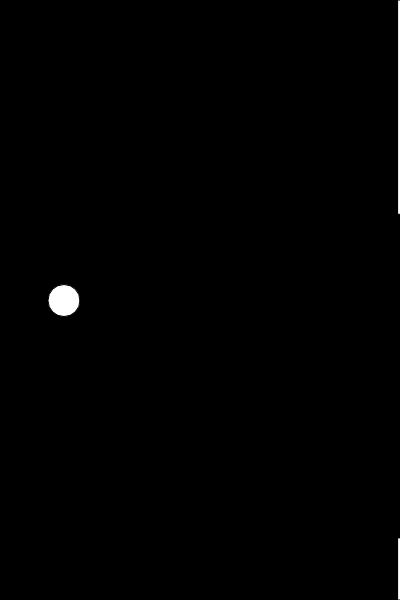
Frame 1 (no input)
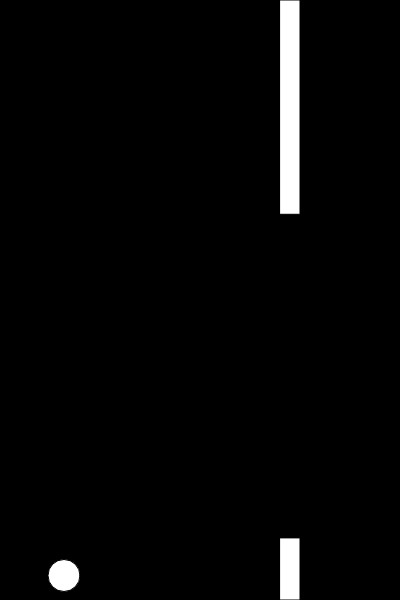
Frame 60 (no input)
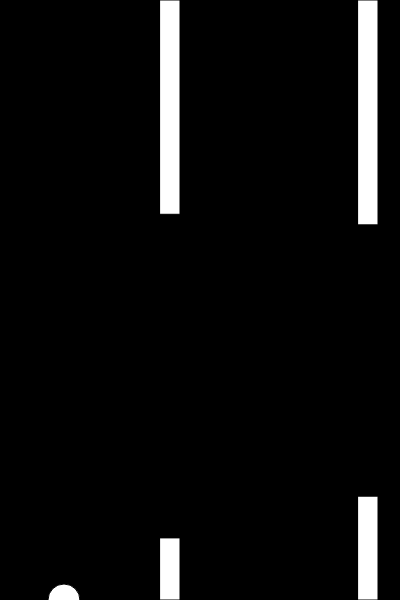
Frame 120 (the mouse pressed at the canvas centre since frame 60)

The p5.js sketch that drew these frames (run headless with seeded random() and noise() and a simulated clock; from frame 60 on, the mouse is pressed at the canvas centre):

// p5.js sketch
// ── sketch.js
var bird;
var pipes = [];
function setup() {
  createCanvas(400, 600);
  bird = new Bird();
  pipes.push(new Pipe());
}

function draw() {
  background(0);
  bird.update();
  bird.show();



  if (frameCount % 100 === 0) {
    pipes.push(new Pipe());
  }

  for (var i = pipes.length-1; i >= 0; i--) {

    if (pipes[i].hits(bird)) {
      console.log("HIT");
    } 
    
    pipes[i].update();
    pipes[i].show();
    if (pipes[i].offscreen()) {
      pipes.splice(i, 1);
    }
  }
}

function keyPressed() {
  if (key === ' ') {
    bird.up();
  }

}
// ── bird.js
function Bird() {
    this.y = height/2;
    this.x = 64;

    this.gravity = 0.6;
    this.lift = -20;
    this.velocity = 0;

    this.show = function() {
        fill(255);
        ellipse(this.x, this.y, 32, 32);
    }

    this.up = function() {
        this.velocity += this.lift;
        
    }

    this.update = function() {
        this.velocity += this.gravity;
        this.velocity *= 0.9;
        this.y += this.velocity;

        if (this.y > height) {
            this.y = height;
            this.velocity = 0;
        }
    }
}
// ── pipe.js
function Pipe() {
    this.top = random(height/2);
    this.bottom = random(height/2);
    this.x = width;
    this.w = 20;
    this.speed = 2;

    this.highlight = false;

    this.hits = function(bird) {
        if(bird.y < this.top || bird.y > height - this.bottom) {
            if (bird.x > this.x && bird.x < this.x + this.w) {
                this.highlight = true;
                noLoop();
                console.log(noLoop());
                return true;
            }
        }
        this.highlight = false;
        return false;
    }

    this.show = function() {
        fill(255);
        if (this.highlight){
            fill(255, 0, 0);
        }
        rect(this.x, 0, this.w, this.top);
        rect(this.x, height-this.bottom, this.w, this.bottom);
    }

    this.update = function() {
        this.x -= this.speed;
    }

    this.offscreen = function() {
        if (this.x < -this.w) {
            return true;
        } else {
            return false;
        }
    }
}
